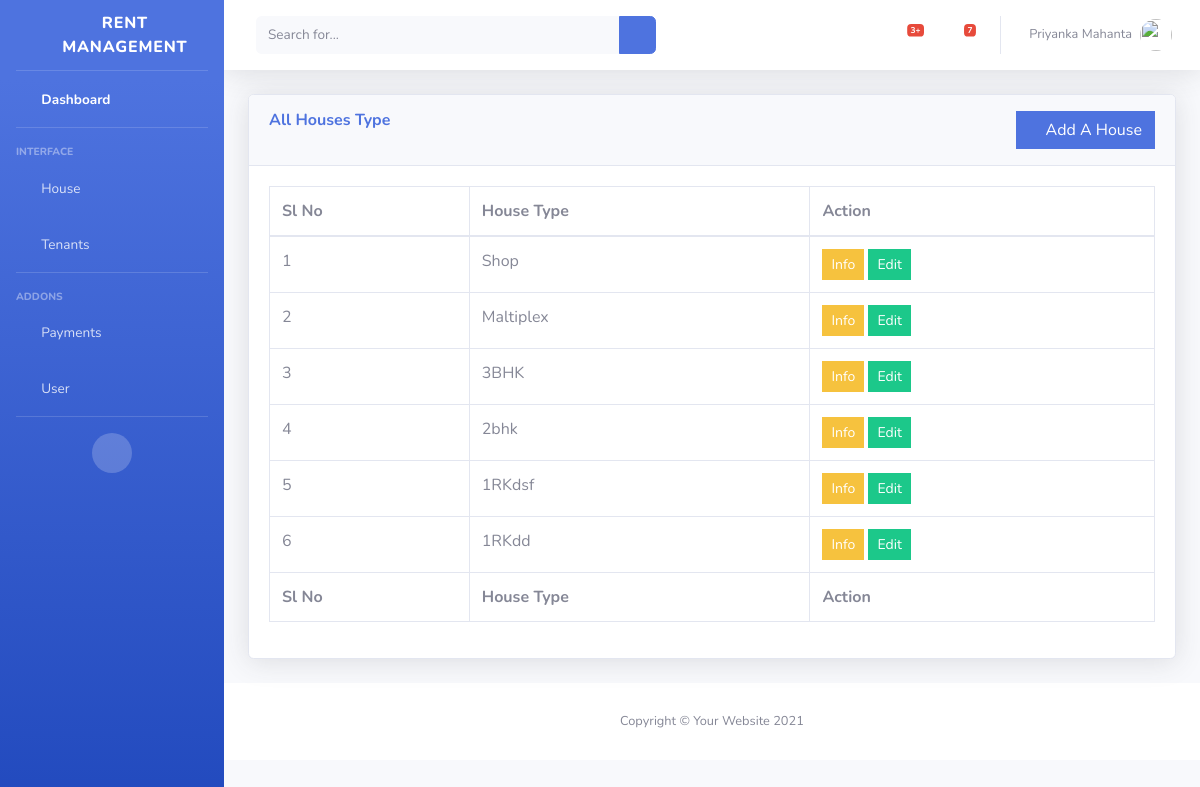
The page /house-type/ on the database as committed earlier.
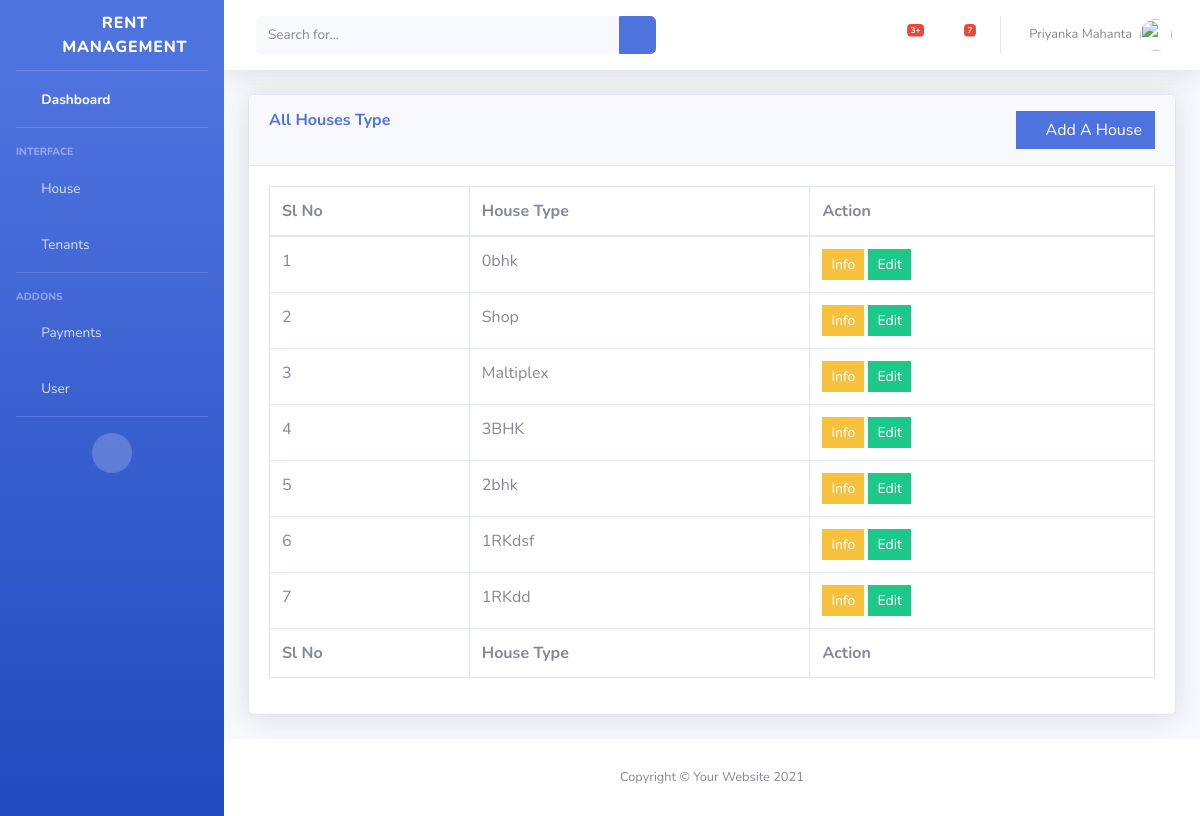
The same page on the database as committed later.
### rent_management/models.py (models this page shows, shortened)
class HouseType(models.Model):
    objects = None
    type = models.CharField(max_length=255)
    add_on = models.DateTimeField(auto_now_add=True)

### rent_management/views/house_type.py (the view)
# urls.py: path("house-type/", views.house_type, name="house_type"),
def house_type(request):
    if request.method == 'POST':
        house = request.POST.get('house_type')
        add_house_type = HouseType.objects.create(type=house)
        add_house_type.save()
        return redirect('/house-type')
    houses_type = HouseType.objects.all().order_by('-id')
    context = {
        'house_type': houses_type,
    }
    return render(request, "rent/house_type/house_type.html", context)

### rent_management/templates/rent/house_type/house_type.html (shortened to what this page needs)
{% extends "rent/base/base.html" %}
{% block content %}
<div class="container-fluid">
    <div class="card shadow mb-4">
        <div class="card-header py-3">
            <div class="row">
                <div class="col-lg-8">
                    <h6 class="m-0 font-weight-bold text-primary">All Houses Type</h6>
                </div>
                <div class="col-lg-4 text-right">
                    <button type="button" class="btn btn-primary rounded-0" data-toggle="modal"
                            data-target="#exampleModal">
                        <i class="fa fa-plus" aria-hidden="true"></i> Add A House
                    </button>
                </div>
            </div>
        </div>
        <div class="card-body">
            <div class="table-responsive">
                <table class="table table-bordered" id="dataTable" width="100%" cellspacing="0">
                    <thead>
                    <tr>
                        <th>Sl No</th>
                        <th>House Type</th>
                        <th>Action</th>
                    </tr>
                    </thead>
                    <tfoot>
                    <tr>
                        <th>Sl No</th>
                        <th>House Type</th>
                        <th>Action</th>
                    </tr>
                    </tfoot>
                    <tbody>
                    {% if not house_type %}
                    <tr>
                        <td colspan="3" class="text-center">No Data Available! </td>
                    </tr>
                    {% else %}
                    {% for type in house_type %}
                    <tr>
                        <td>{{ forloop.counter }}</td>
                        <td>{{type.type}}</td>
                        <td>
                            <button class="btn btn-sm btn-warning rounded-0" data-toggle="modal" data-target="#infoModal{{type.id}}">Info</button>
                            <button class="btn btn-sm btn-success rounded-0" data-toggle="modal" data-target="#editModal{{type.id}}">Edit</button>
                        </td>
                    </tr>
                    {% endfor %}
                    {% endif %}
                    </tbody>
                </table>
            </div>
        </div>
    </div>
</div>
{% endblock %}

Rows that differ between the two databases and show on the page:
added HouseType: type "0bhk"
